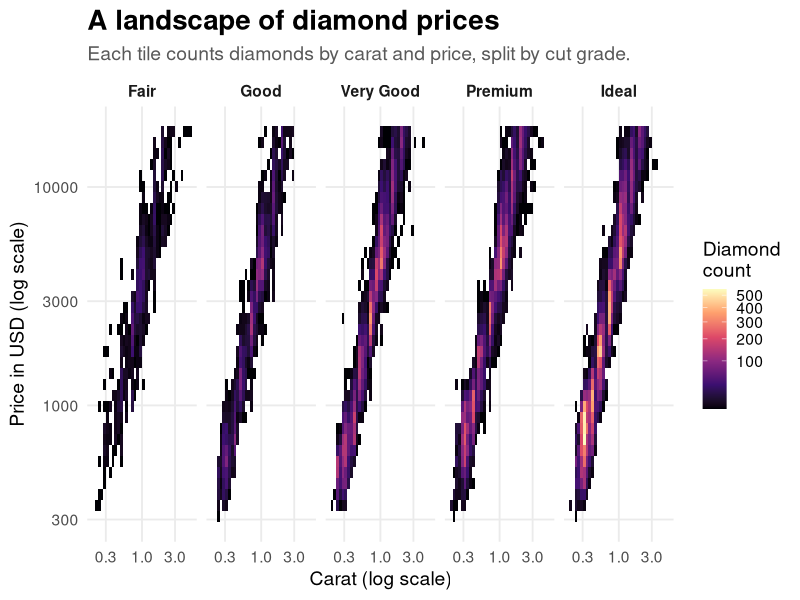

Write the R code that produced this figure.
library(tidyverse)

diamonds_plot <- ggplot(diamonds, aes(x = carat, y = price)) +
  geom_bin2d(bins = 35) +
  facet_wrap(vars(cut), nrow = 1) +
  scale_x_log10() +
  scale_y_log10() +
  scale_fill_viridis_c(
    option = "magma",
    trans = "sqrt",
    name = "Diamond\ncount"
  ) +
  labs(
    title = "A landscape of diamond prices",
    subtitle = "Each tile counts diamonds by carat and price, split by cut grade.",
    x = "Carat (log scale)",
    y = "Price in USD (log scale)"
  ) +
  theme_minimal(base_size = 14) +
  theme(
    plot.title = element_text(face = "bold", size = 20),
    plot.subtitle = element_text(color = "grey35"),
    panel.grid.minor = element_blank(),
    strip.text = element_text(face = "bold")
  )

ggsave("diamonds-2.png", plot = diamonds_plot, width = 12, height = 5.5, dpi = 300, bg = "white")
